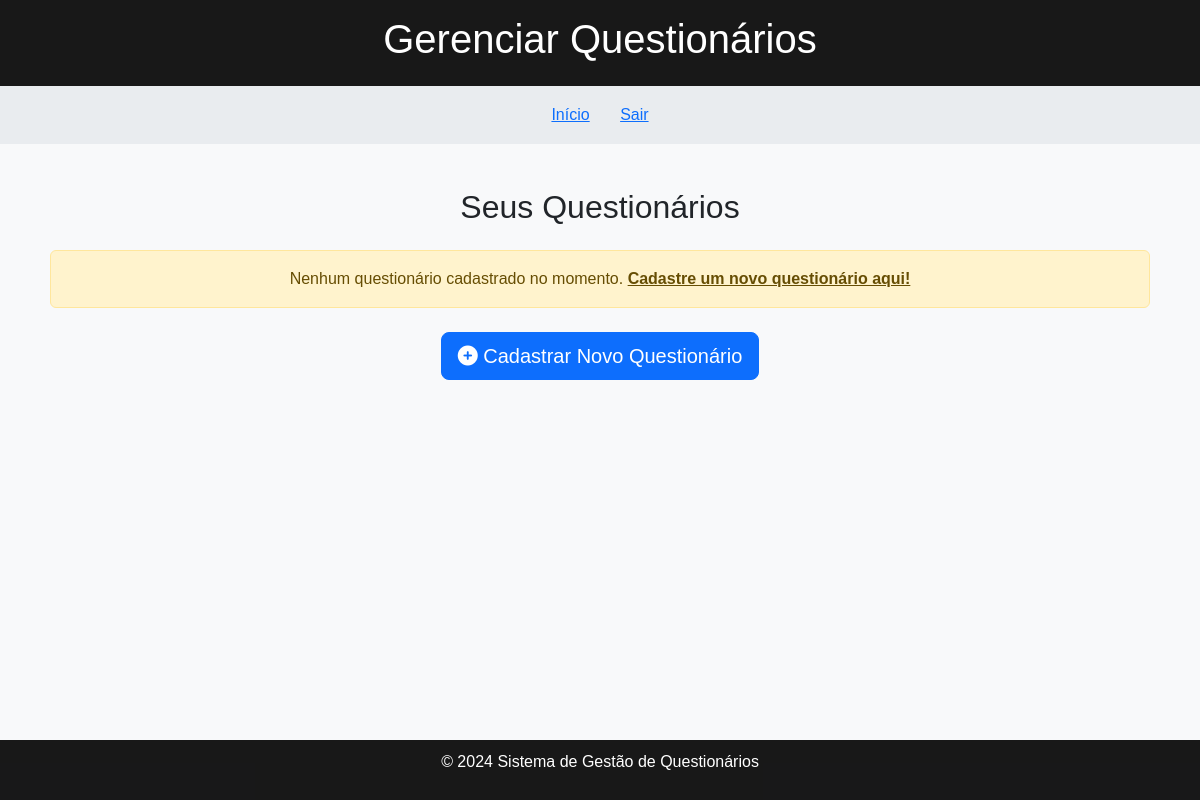
The app's page /Telas/Questionarios.php (signed in), older data.
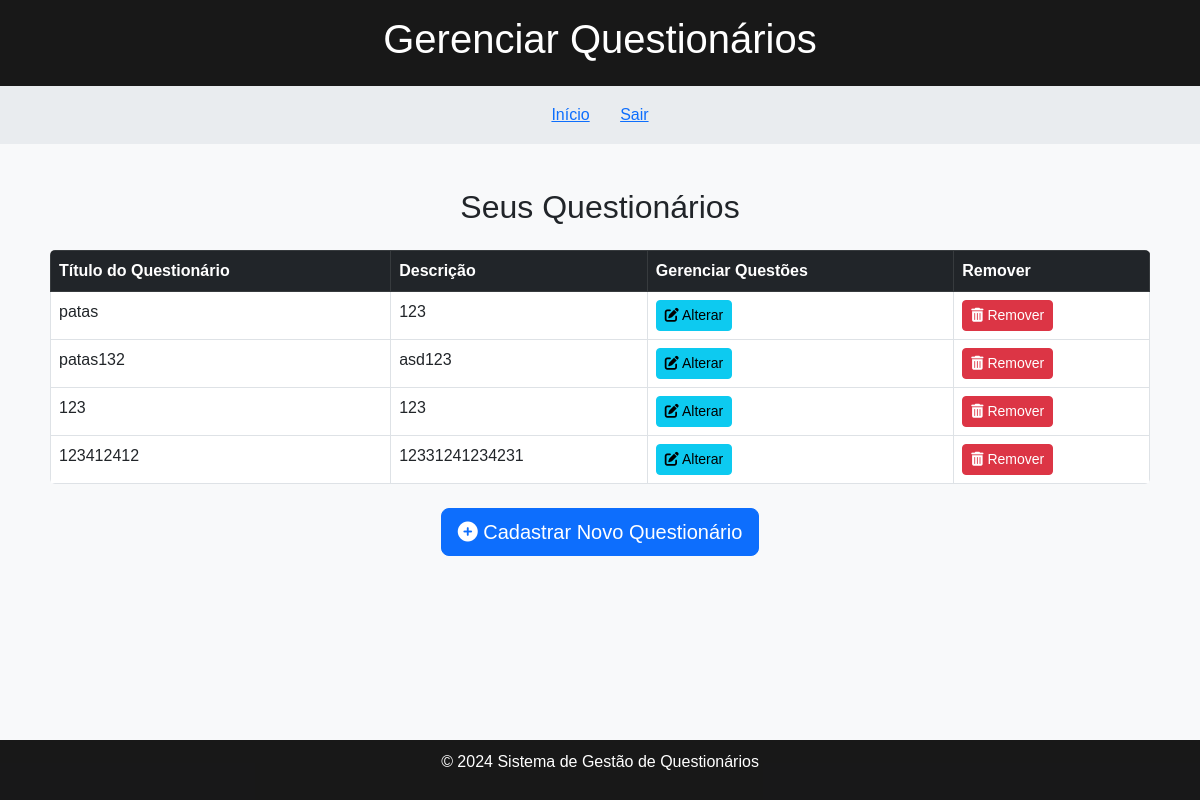
The same page, newer data.
### tables this page shows
CREATE TABLE `questionario` (
  `id` int(11) NOT NULL,
  `titulo` varchar(40) NOT NULL,
  `descricao` text DEFAULT NULL,
  `professorid` int(11) NOT NULL,
  `turmaid` int(11) NOT NULL
);

### Banco/conexao.php (called while the page is built, shortened)
<?php
	class Conexao{
	    private  $usuario = 'root';
	    private  $senha = '';
		public  function conexao(){
	    	return new PDO('mysql:host=localhost;dbname=bdoa; charset=utf8', $this->usuario, $this->senha);
		}
	}
?>

### Controle/controlequestionario.php (called while the page is built, shortened)
<?php
include_once __DIR__ . '/../Banco/conexao.php';
class controlequestionario
{
    private $conexao;
    public function __construct()
    {
        $this->conexao = new Conexao();
        $this->conexao = $this->conexao->conexao();
    }
    public function listarQuestionariosProfessor($professorId)
    {
        $sql = "SELECT q.id, q.titulo, q.descricao FROM questionario q WHERE q.professorid = :professorId;";
        $stmt = $this->conexao->prepare($sql);
        $stmt->bindValue(':professorId', $professorId, PDO::PARAM_INT);
        $stmt->execute();
        return $stmt->fetchAll(PDO::FETCH_ASSOC);
    }
}
?>

### Telas/Questionarios.php (the view, shortened to what this page needs)
<?php
include_once '../Controle/controlequestionario.php';
$questionarioCtrl = new controlequestionario();
$professorId = $_SESSION['user_id'];
$questionarios = $questionarioCtrl->listarQuestionariosProfessor($professorId);
?>
<!DOCTYPE html>
<html lang="pt">
<head>
    <link rel="stylesheet" href="https://cdnjs.cloudflare.com/ajax/libs/font-awesome/6.0.0-beta3/css/all.min.css">
    <link rel="stylesheet" href="https://cdn.jsdelivr.net/npm/bootstrap@5.3.0/dist/css/bootstrap.min.css">
    <link rel="stylesheet" type="text/css" href="../CSS/cadastro.css">
</head>
<body>
    <header>
        <h1>Gerenciar Questionários</h1>
    </header>
    <nav>
        <a href="Professor.php" class="btn btn-link">Início</a>
        <a href="../Controle/sair.php" class="btn btn-link">Sair</a>
    </nav>
    <div class="container mt-4">
        <h2 class="text-center mb-4">Seus Questionários</h2>
        <?php if (empty($questionarios)): ?>
            <div class="alert alert-warning text-center">
                Nenhum questionário cadastrado no momento. <a href="CadastroQuestionario.php" class="alert-link">Cadastre um novo questionário aqui!</a>
            </div>
        <?php else: ?>
            <table class="table table-bordered table-hover">
                <thead class="table-dark">
                    <tr>
                        <th>Título do Questionário</th>
                        <th>Descrição</th>
                        <th>Gerenciar Questões</th>
                        <th>Remover</th>
                    </tr>
                </thead>
                <tbody>
                    <?php foreach ($questionarios as $questionario): ?>
                        <tr>
                            <td><?php echo htmlspecialchars($questionario['titulo']); ?></td>
                            <td><?php echo htmlspecialchars($questionario['descricao']); ?></td>
                            <td>
                                <a href="alterarQuestionario.php?idQuestionario=<?php echo $questionario['id']; ?>" class="btn btn-info btn-sm">
                                    <i class="fas fa-edit"></i> Alterar
                                </a>
                            </td>
                            <td>
                                <button class="btn btn-danger btn-sm" onclick="confirmarExclusao(<?php echo $questionario['id']; ?>)">
                                    <i class="fas fa-trash-alt"></i> Remover
                                </button>
                            </td>
                        </tr>
                    <?php endforeach; ?>
                </tbody>
            </table>
        <?php endif; ?>
        <div class="text-center mt-4">
            <a href="CadastroQuestionario.php" class="btn btn-primary btn-lg">
                <i class="fas fa-plus-circle"></i> Cadastrar Novo Questionário
            </a>
        </div>
    </div>
    <footer>
        <p>&copy; 2024 Sistema de Gestão de Questionários</p>
    </footer>
</body>
</html>

### CSS/cadastro.css (style rules this page uses)
body { font-family: Arial, sans-serif; margin: 0; padding: 0; display: flex; flex-direction: column; min-height: 100vh; background-color: #f8f9fa; }
header { background-color: rgba(0, 0, 0, 0.9); color: white; padding: 15px 20px; text-align: center; }
nav { background-color: #e9ecef; padding: 10px; text-align: center; }
nav a { text-decoration: none; color: #007bff; padding: 10px 15px; }
.container { flex: 1; padding: 20px; }
footer { background-color: rgba(0, 0, 0, 0.9); color: white; text-align: center; padding: 10px; position: relative; bottom: 0; width: 100%; }
.table { background-color: white; border-radius: 5px; overflow: hidden; }
.btn-sm { font-size: 0.875rem; }

Row changes from the older to the newer data that the page shows:
added questionario: titulo "patas", descricao "123"
added questionario: titulo "patas132", descricao "asd123"
added questionario: titulo "123", descricao "123"
added questionario: titulo "123412412", descricao "12331241234231"
Text that changed along with them:
text no longer shown: "Nenhum questionário cadastrado no momento. Cadastre um novo questionário aqui!"
text now shown: "Título do Questionário Descrição Gerenciar Questões Remover"
